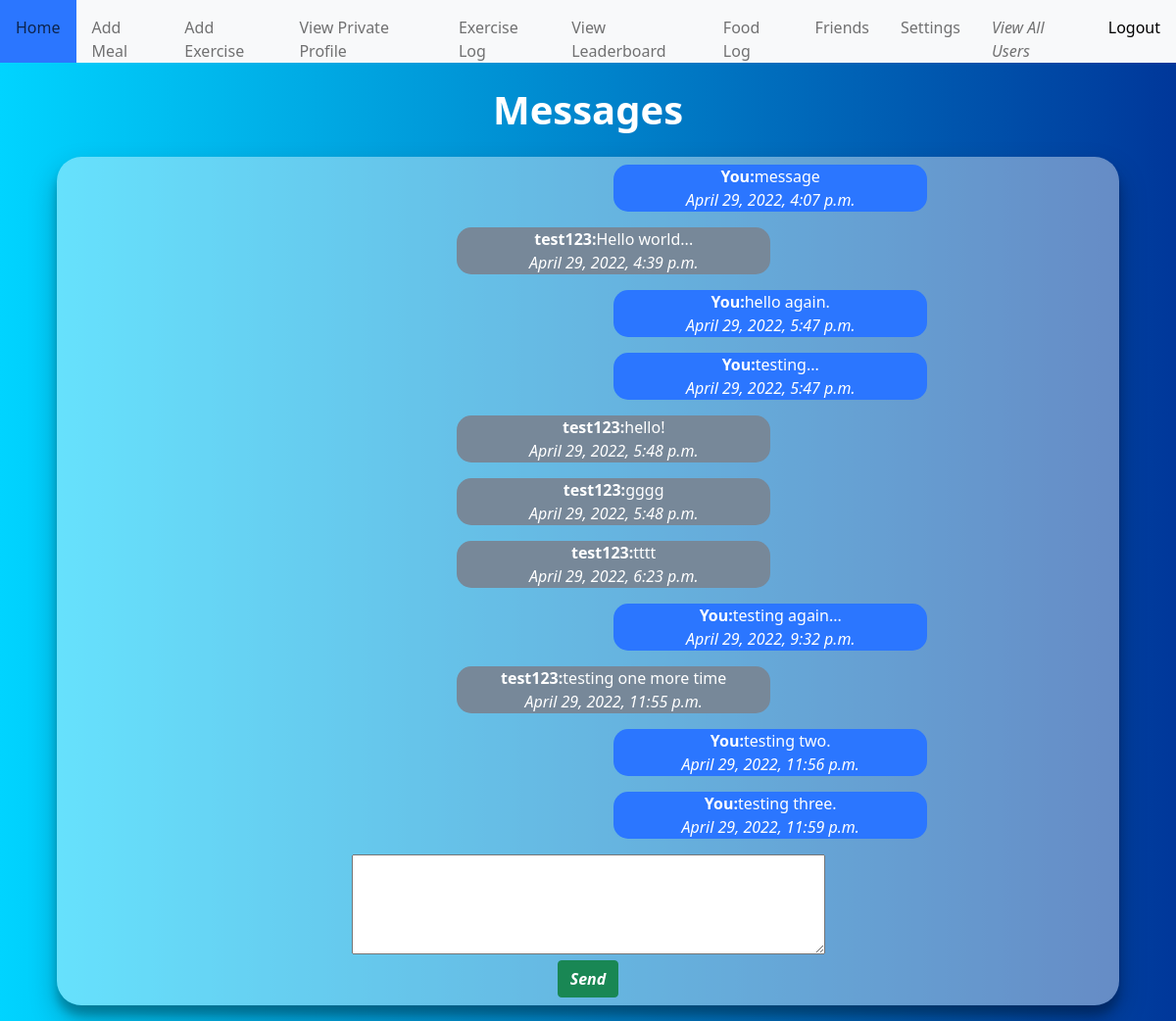
/messages/2 (signed in), run on the app's committed database.
### healthwithfriends/models.py (models this page shows, shortened)
class Message(models.Model):
    sender = models.ForeignKey(User, on_delete=models.CASCADE)
    recipient = models.IntegerField()
    body = models.CharField(max_length=4092)
    date = models.DateTimeField(auto_now_add=True)

class User(AbstractUser):
    TITLE_CHOICES = [
        ("Male", "Male"),
        ('Female', "Female"),
    ]
    first_name = models.CharField(max_length=50)
    last_name = models.CharField(max_length=50)
    username = models.CharField(max_length=50, unique=True)
    password = models.CharField(max_length=200)
    email = models.EmailField(max_length=250, unique=True)
    dob = models.DateField()
    city = models.CharField(max_length=50)
    height = models.FloatField()
    weight = models.FloatField()
    bmi = models.IntegerField(null=True)
    sex = models.CharField(max_length=15, choices=TITLE_CHOICES, default="")
    preferences = models.OneToOneField(UserPreferences, models.CASCADE, null=True)
    profile_pic = models.ImageField(default='default.jpg', null=True, blank=True)
    friends = models.ManyToManyField('User', blank=True)
    is_admin = models.BooleanField(default=False)
    is_superuser = models.BooleanField(default=False)
    is_staff = models.BooleanField(default=False)
    objects = extendedUser()
    USERNAME_FIELD = 'username'
    REQUIRED_FIELDS = ["first_name", "last_name", "city", "email", "dob", "height", "weight"]

### healthwithfriends/views.py (the view)
# urls.py: path('messages/<int:id>', view_messages, name='messages'),
def view_messages(request, id):
    if request.user.is_authenticated:
        return render(request, "healthwithfriends/messages.html", {
            "id": id,
            'h1': 'Messages',
            'title': 'Messages',
            "messages": Message.objects.filter(Q(sender=id, recipient=request.user.id) | Q(sender=request.user.id, recipient=id)).order_by('date')
        })
    else:
        return redirect('login_page')

### healthwithfriends/templates/healthwithfriends/messages.html (shortened to what this page needs)
{% extends 'healthwithfriends/base.html' %}
{% block content %}
    <div id="app">
        <div class="container">
            <div class="contentContainer">
                {% for m in messages %}
                    {% if m.sender == request.user %}
                        <div style="background-color: #2b76ff; width:30%; margin-left: 35em; border-radius: 15px;">
                            <p><b>You:</b> {{ m.body }} <br><i>{{ m.date }}</i></p>
                        </div>
                    {% else %}
                        <div style="background-color: lightslategrey; width:30%; margin-left: 25em; border-radius: 15px;">
                            <p><b>{{ m.sender }}:</b> {{ m.body }} <br><i>{{ m.date }}</i></p>
                        </div>
                    {% endif %}
                {% endfor %}
                <textarea id="body" name="w3review" rows="4" cols="50"></textarea>
                <br>
                <button type="button" class="btn btn-success" @click="send_message({{ id }})"><b><i>Send</i></b></button>
            </div>
        </div>
    </div>
{% endblock %}

### healthwithfriends/static/css/main.css (style rules this page uses)
:root { --bgColor: #222; --bgGradient: 90deg, rgba(0,212,255,1) 0%, rgba(0,55,154,1) 100%; --cardColor: rgba(255, 255, 255, 0.4); --accentColor: #015bff; --accentColorLight: #2b76ff; --accentColorDark: #003fb3; --fontColorLight: #fff; --fontColorDark: #000; --iconColor: #fff; --dropShadow: 0 14px 28px rgba(0,0,0,0.25), 0 10px 10px rgba(0,0,0,0.22); }
html, body { background: var(--bgColor); background: -webkit-linear-gradient(var(--bgGradient)); background: linear-gradient(var(--bgGradient)); color: var(--fontColorLight); }
.contentContainer { border-radius: 25px; padding: 0.5em; margin: 1em 1em 1em; align-content: center; text-align: center; color: white; background-color: var(--cardColor); box-shadow: var(--dropShadow); -webkit-box-shadow: var(--dropShadow); -moz-box-shadow: var(--dropShadow); }

### data on the page
Message: body "message", date "April 29, 2022, 4:07 p.m."
Message: sender "test123", body "Hello world...", date "April 29, 2022, 4:39 p.m."
Message: body "hello again.", date "April 29, 2022, 5:47 p.m."
Message: body "testing...", date "April 29, 2022, 5:47 p.m."
Message: sender "test123", body "hello!", date "April 29, 2022, 5:48 p.m."
Message: sender "test123", body "gggg", date "April 29, 2022, 5:48 p.m."
Message: sender "test123", body "tttt", date "April 29, 2022, 6:23 p.m."
Message: body "testing again...", date "April 29, 2022, 9:32 p.m."
Message: sender "test123", body "testing one more time", date "April 29, 2022, 11:55 p.m."
Message: body "testing two.", date "April 29, 2022, 11:56 p.m."
Message: body "testing three.", date "April 29, 2022, 11:59 p.m."

### other printed values
{{ h1 }} "Messages"
